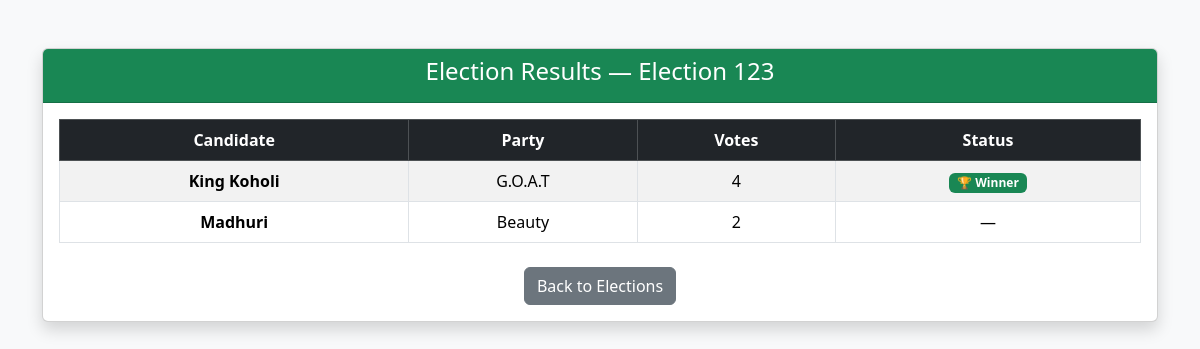
The page /results/4 (signed in) on the database its author committed.
### tables this page shows
CREATE TABLE elections (
            id INTEGER PRIMARY KEY AUTOINCREMENT,
            title TEXT NOT NULL,
            description TEXT,
            status TEXT CHECK(status IN ('upcoming', 'active', 'closed')) NOT NULL DEFAULT 'upcoming',
            created_by INTEGER NOT NULL
        );

CREATE TABLE candidates (
            id INTEGER PRIMARY KEY AUTOINCREMENT,
            election_id INTEGER NOT NULL,
            user_id INTEGER NOT NULL,
            display_name TEXT NOT NULL,
            party_or_description TEXT,
            UNIQUE (election_id, user_id)
        );

### app.py (the view)
@app.route("/results/<int:election_id>")
@login_required
def public_results(election_id):
    conn = get_db_connection()
    election = conn.execute(
        "SELECT * FROM elections WHERE id = ?",
        (election_id,)
    ).fetchone()
    if election is None:
        conn.close()
        abort(404)
    if election["status"] != "closed":
        conn.close()
        abort(403)
    results = conn.execute("""
    SELECT
        c.id AS candidate_id,
        c.display_name AS candidate_name,
        c.party_or_description AS party,
        COUNT(v.id) AS vote_count
    FROM candidates c
    LEFT JOIN votes v
        ON c.id = v.candidate_id
        AND v.election_id = ?
    WHERE c.election_id = ?
    GROUP BY c.id
    ORDER BY vote_count DESC
""", (election_id, election_id)).fetchall()
    conn.close()
    max_votes = 0
    winners = []
    if results:
        max_votes = max(row["vote_count"] for row in results)
        winners = [row["candidate_id"] for row in results if row["vote_count"] == max_votes]
    return render_template(
        "voter/results.html",
        election=election,
        results=results,
        winners=winners,
        max_votes=max_votes
    )

### app.py (called while the page is built)
def get_db_connection():
    conn = sqlite3.connect(DATABASE)
    conn.row_factory = sqlite3.Row
    return conn

def login_required(view_func):
    @wraps(view_func)
    def wrapper(*args, **kwargs):
        if "user_id" not in session:
            flash("Please login first", "danger")
            return redirect(url_for("login"))
        return view_func(*args, **kwargs)
    return wrapper

### templates/voter/results.html (shortened to what this page needs)
<!DOCTYPE html>
<html lang="en">
<head>
    <link href="https://cdn.jsdelivr.net/npm/bootstrap@5.3.2/dist/css/bootstrap.min.css" rel="stylesheet">
</head>
<body class="bg-light">
<div class="container mt-5">
    <div class="card shadow">
        <div class="card-header bg-success text-white text-center">
            <h4>Election Results — {{ election.title }}</h4>
        </div>
        <div class="card-body">
            <table class="table table-bordered table-striped text-center align-middle">
                <thead class="table-dark">
                    <tr>
                        <th>Candidate</th>
                        <th>Party</th>
                        <th>Votes</th>
                        <th>Status</th>
                    </tr>
                </thead>
                <tbody>
                    {% for row in results %}
                    <tr>
                        <td><strong>{{ row.candidate_name }}</strong></td>
                        <td>{{ row.party or "Independent" }}</td>
                        <td>{{ row.vote_count }}</td>
                        <td>
                            {% if row.candidate_id in winners and max_votes > 0 %}
                                <span class="badge bg-success">🏆 Winner</span>
                            {% elif max_votes == 0 %}
                                <span class="badge bg-secondary">No Votes</span>
                            {% else %}
                                —
                            {% endif %}
                        </td>
                    </tr>
                    {% endfor %}
                </tbody>
            </table>
            <div class="text-center mt-4">
                <a href="/voter/elections" class="btn btn-secondary">
                    Back to Elections
                </a>
            </div>
        </div>
    </div>
</div>
</body>
</html>

### rows shown on the page
elections: title "Election 123"
candidates: candidate_name "King Koholi", party_or_description "G.O.A.T", vote_count "4", shows "🏆 Winner"
candidates: candidate_name "Madhuri", party_or_description "Beauty", vote_count "2"
